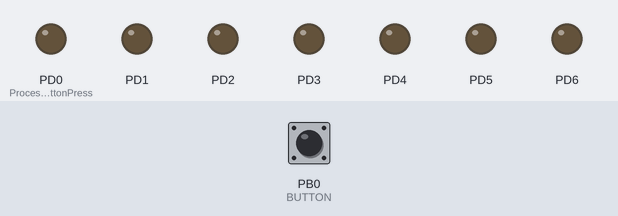
Simulated run of this program. Board: ATmega16, built with avr-gcc and emulated at 1 MHz. On the bench: output pins drawn as LEDs (lit = HIGH). Inputs (shaded band) come from the test bench; at power-on: PB0 (BUTTON) HIGH.

Above: at 1.2 s.
1.3 s: PB0 (BUTTON) pulled LOW for 0.15 s
At 2.2 s:
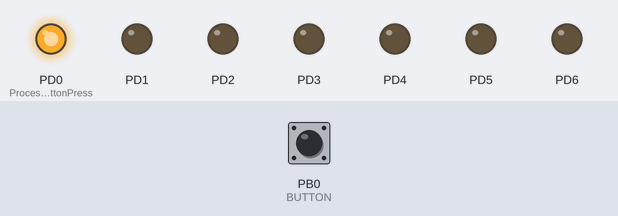
2.9 s: PB0 (BUTTON) pulled LOW for 1 s
At 4.3 s:
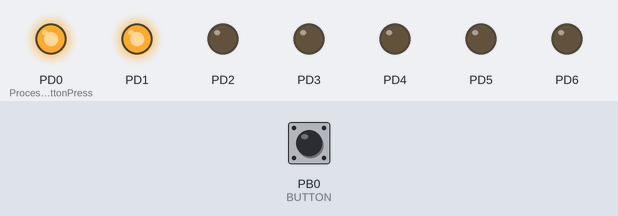
5.4 s: PB0 (BUTTON) pulled LOW for 0.15 s
At 6.3 s:
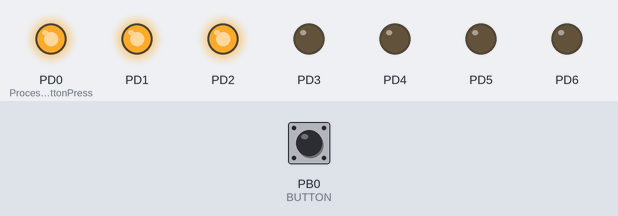
7.0 s: PB0 (BUTTON) pulled LOW for 3.2 s
At 8.4 s:
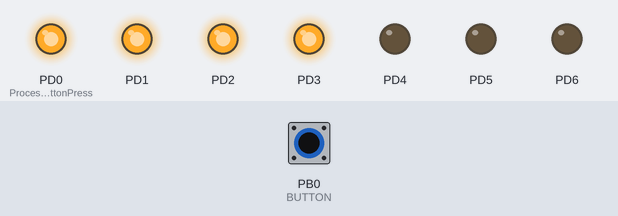
11.7 s: PB0 (BUTTON) pulled LOW for 0.15 s
At 12.0 s:
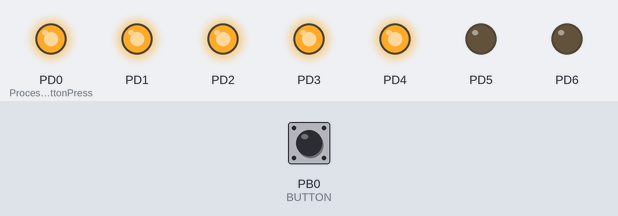
13.3 s: PB0 (BUTTON) pulled LOW for 1 s
At 14.7 s:
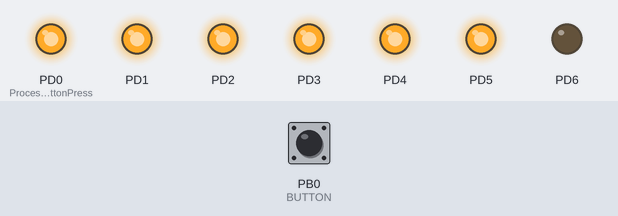
Timing chart, 0 to 16.3 s (numbered marks = the images above; inputs shaded):
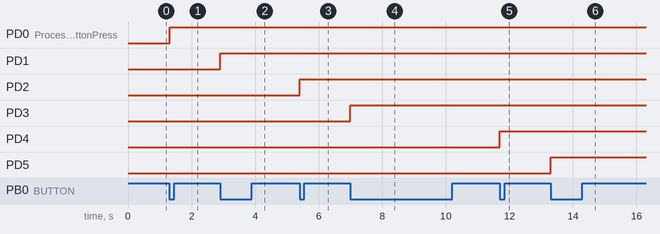

Measured:
- after the input at 1.3 s, PD0 (ProcessButtonPress): LOW → HIGH at once
- after the input at 2.9 s, PD1: LOW → HIGH at once
- after the input at 5.4 s, PD2: LOW → HIGH at once
- after the input at 7.0 s, PD3: LOW → HIGH at once
- after the input at 11.7 s, PD4: LOW → HIGH at once
- after the input at 13.3 s, PD5: LOW → HIGH at once

The program:

main.c
```c
/*
 * 4 - ShiftingLEDwithButton.c
 *
 * Created: 17-02-2025 23:02:35
 * Author : avinash
 *
  A Buttons is connected to PB0  (PIN 1 of Atmega 16) and GND.
  7 LEDs (PD0 - PD6) are connected, each in series with a 330 R resistor to GND.

  Pressing the Button shifts (glows) the LED from PD0 to PD6

  Settings under Tools->Extended Tools of AtmelStudio7 for External Programmer (USBasp) :
  Title		:	USBasp Release
  Path		:	C:\avrdude-6.3-mingw32\avrdude.exe
  Arguments	:	-c USBasp -p m16 -U flash:w:$(ProjectDir)\Release\$(TargetName).hex:i
 *
*/


#define F_CPU 1000000UL
#include <avr/io.h>
#include <util/delay.h>

void ProcessButtonPress();
void ProcessButtonRelease();

uint8_t LED ;
uint8_t count;
uint16_t Stream_of_Zeros;		// When button is Pressed, the micro controller button pin goes LOW and generates a streams of few "Zero and Ones" before finally coming to Zero, and
// creating a stable stream of Zeros until the button is not Released
uint16_t Streams_of_Ones;		// When Button is Released, the micro controller button pin goes HIGH and generates a streams of few "Ones and Zeros" before finally coming to ONE, and
// creating a stable stream of ONnes until the button is Released


int main(void)
{
	DDRD |= 0b01111111;		// Setting PINS as Output for LEDs
	PORTD	=	 0x00;		// Setting LEDs OFF initially

	DDRB	&=	 ~(1<< PINB0) ;	// Initialize BUTTON pin
	PORTB	|=	 (1 << PINB0) ;	// Ensure pin is HIGH (PULLED UP) initially

	while (1)
	{
		if (  bit_is_clear(PINB , 0) )					//  If Button is Pressed
		ProcessButtonPress();
		else											//  if Button is Released
		ProcessButtonRelease();
	}
}


void ProcessButtonPress()
{
	Stream_of_Zeros++;
	if (Stream_of_Zeros >= 500)
	{
		if(count == 0)		//	Temp variable to make sure loop executes only once - if this is not present, all LEDs will lit up with just one press,
		//  as streams of zero's still overflows 500 count. The count is Reset in else statement to initialize initial state of count =0
		{
			count = 1;		//  Count is Set to execute this loop exactly once, to get button toggle effect
			PORTD |= 1<<LED;
			LED++;
			if (LED > 6)
			{
				for( uint8_t i=0;i<5;i++)
				{
					PORTD = 0b11111111;
					_delay_ms(100);
					PORTD = 0b00000000;
					_delay_ms(100);
				}
				LED = 0;
			}
		}
		Stream_of_Zeros = 0;
	}
}

void ProcessButtonRelease()
{
	Streams_of_Ones++;			 // Count a good amount of continuous ONEs to be sure that button is actually released
	if (Streams_of_Ones >= 500)
	{
		count = 0;		// Reset counter
		Streams_of_Ones = 0;
	}
}
```
